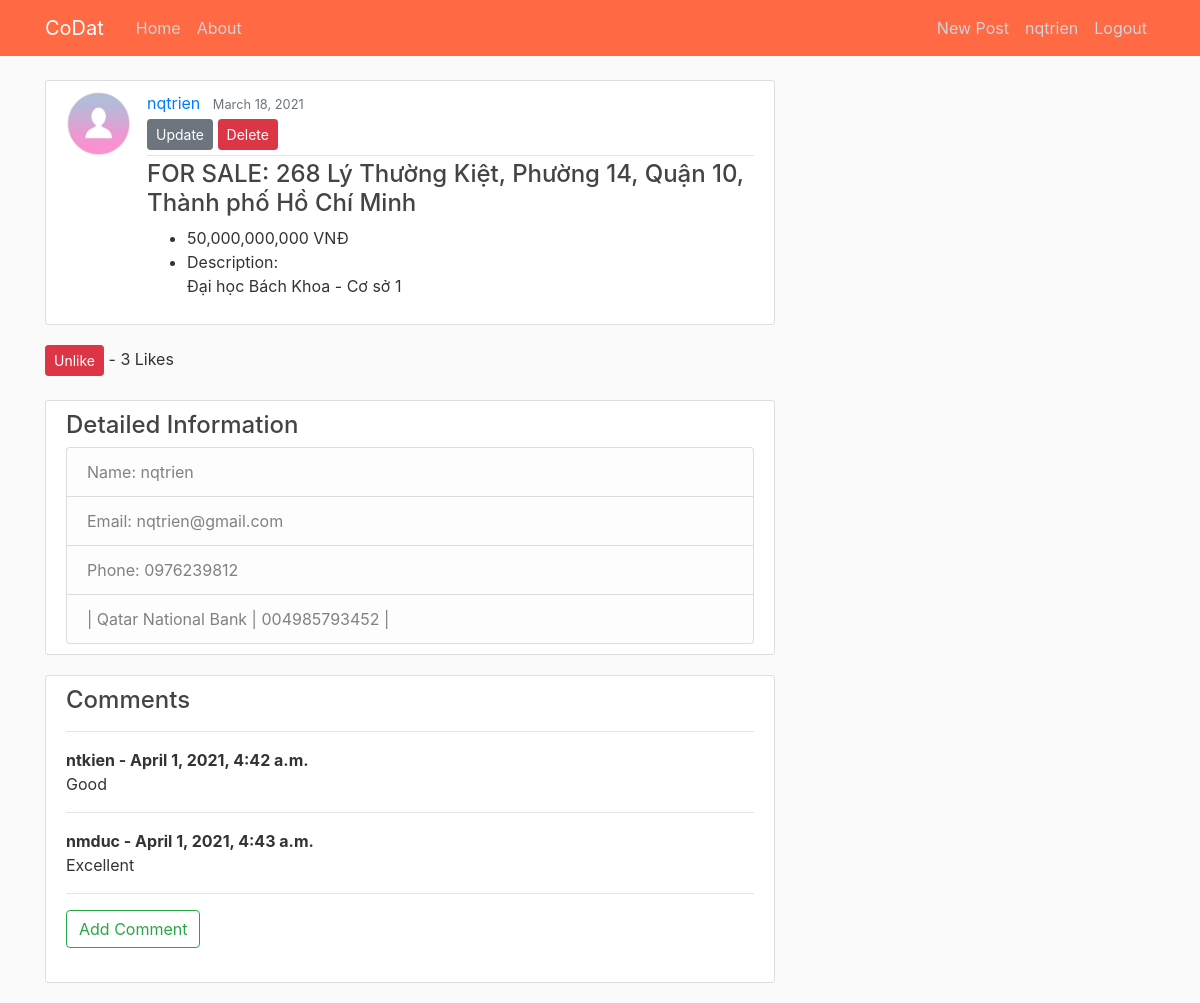
Screenshot of /post/3/ (signed in) with the database file from the repository.
### HomePage/models.py (models this page shows, shortened)
class Post(models.Model):
    status = models.CharField(max_length=10, choices=STATUS)
    price = models.CharField(max_length=20)
    address = models.CharField(max_length=100)
    description = models.TextField()
    date_posted = models.DateTimeField(default=timezone.now)
    author = models.ForeignKey(User, on_delete=models.CASCADE)
    likes = models.ManyToManyField(User, related_name="blog_posts")
    def total_likes(self):
        return self.likes.count()

class Comment(models.Model):
    post = models.ForeignKey(Post, related_name="comments", on_delete=models.CASCADE)
    name = models.CharField(max_length=255)
    body = models.TextField()
    date_added = models.DateTimeField(auto_now_add=True)

### users/models.py (models this page shows, shortened)
class Profile(models.Model):
	user = models.OneToOneField(User, on_delete=models.CASCADE)
	image = models.ImageField(default='default.jpg', upload_to='profile_pics')
	phone_number = models.CharField(max_length=12)
	bank = models.CharField(max_length=30)
	bank_number = models.CharField(max_length=20)

### HomePage/views.py (the view)
# urls.py: path('post/<int:pk>/', PostDetailView.as_view(), name='post-detail'),
class PostDetailView(DetailView):
    model = Post
    def get_context_data(self, *args, **kwargs):
        context = super(PostDetailView, self).get_context_data(*args, **kwargs)
        stuff = get_object_or_404(Post, id=self.kwargs['pk'])
        total_likes = stuff.total_likes()
        liked = False
        if stuff.likes.filter(id=self.request.user.id).exists():
            liked = True
        context["total_likes"] = total_likes
        context["liked"] = liked
        return context

### HomePage/templates/HomePage/post_detail.html (shortened to what this page needs)
{% extends "HomePage/base.html" %}
{% block content %}
    <article class="media content-section">
        <img class="rounded-circle article-img" src="{{ object.author.profile.image.url }}">
        <div class="media-body">
            <div class="article-metadata">
                <a class="mr-2" href="{% url 'user-posts' object.author.username %}">{{ object.author }}</a>
                <small class="text-muted">{{ object.date_posted|date:"F d, Y" }}</small>
                {% if object.author == user %}
                    <div>
                        <a class="btn btn-secondary btn-sm mt-1 mb-1" href="{% url 'post-update' object.id %}">Update</a>
                        <a class="btn btn-danger btn-sm mt-1 mb-1" href="{% url 'post-delete' object.id %}">Delete</a>
                    </div>
                {% endif %}
            </div>
            <h4><a class="article-address" href="{% url 'post-detail' post.id %}">
                {{ post.status }}: {{ post.address }}
            </a></h4>
            <ul>
                <li>{{ post.price }}</li>
                <li>Description:</li>
                <p class="article-description">{{ object.description }}</p>
            </ul>
        </div>
    </article>
    <form action="{% url 'post-like' post.pk %}" method="POST">
        {% if user.is_authenticated %}
            {% if liked %}
                <button type="submit" name="post_id" value="{{ post.id }}" class="btn btn-danger btn-sm">Unlike</button>
            {% else %}
                <button type="submit" name="post_id" value="{{ post.id }}" class="btn btn-primary btn-sm">Like</button>
            {% endif %}
        {% else %}
            <small><a href="{% url 'login' %}?next={{request.path}}">Login</a> to like</small>
        {% endif %}
        - {{ total_likes }} Likes
    </form>
    <br/>
    {% if user.is_authenticated %}
        <div class="content-section">
            <h4>Detailed Information</h4>
            <ul class="list-group">
                <li class="list-group-item list-group-item-light">Name:  {{ object.author.username }}</li>
                <li class="list-group-item list-group-item-light">Email: {{ object.author.email }}</li>
                <li class="list-group-item list-group-item-light">Phone: {{ object.author.profile.phone_number }}</li>
                <li class="list-group-item list-group-item-light">| {{ object.author.profile.bank }} | {{ object.author.profile.bank_number }} |</li>
            </ul>
        </div>
    {% endif %}
    <div class="content-section">
        <h4>Comments</h4>
        <hr>
        {% if not post.comments.all %}
            No Comments Yet
            <br/><br/>
        {% else %}
            {% for comment in post.comments.all %}
                <strong>{{ comment.name }} - {{ comment.date_added }}</strong>
                {{ comment.body }}
                <hr>
            {% endfor %}
        {% endif %}
        {% if user.is_authenticated %}
            <a class="btn btn-outline-success mb-4" href="{% url 'comment-add' post.pk %}">Add Comment</a>
        {% endif %}
    </div>
{% endblock content %}

### HomePage/templates/HomePage/base.html (shortened to what this page needs)
{% load static %}
<!DOCTYPE html>
<html>
<head>
    <link rel="stylesheet" href="https://maxcdn.bootstrapcdn.com/bootstrap/4.0.0/css/bootstrap.min.css">
    <link rel="stylesheet" type="text/css" href="{% static 'HomePage/main.css' %}">
</head>
<body>
    <header class="site-header">
        <nav class="navbar navbar-expand-md navbar-dark bg-steel fixed-top">
            <div class="container">
                <a class="navbar-brand mr-4" href="{% url 'home-page' %}">CoDat</a>
                <div class="collapse navbar-collapse" id="navbarToggle">
                    <div class="navbar-nav mr-auto">
                        <a class="nav-item nav-link" href="{% url 'home-page' %}">Home</a>
                        <a class="nav-item nav-link" href="{% url 'home-about' %}">About</a>
                    </div>
                    <div class="navbar-nav">
                        {% if user.is_authenticated %}
                            <a class="nav-item nav-link" href="{% url 'post-create' %}">New Post</a>
                            <a class="nav-item nav-link" href="{% url 'profile' %}">{{ user.username }}</a>
                            <a class="nav-item nav-link" href="{% url 'logout' %}">Logout</a>
                        {% else %}
                            <a class="nav-item nav-link" href="{% url 'login' %}?next={{request.path}}">Login</a>
                            <a class="nav-item nav-link" href="{% url 'register' %}">Register</a>
                        {% endif %}
                    </div>
                </div>
            </div>
        </nav>
    </header>
    <main role="main" class="container">
        <div class="row">
            <div class="col-md-8">
                {% block content %}{% endblock %}
            </div>
    </main>
</body>
</html>

### HomePage/static/HomePage/main.css (style rules this page uses)
body { background: #fafafa; color: #333333; margin-top: 5rem; }
h1, h2, h3, h4, h5, h6 { color: #444444; }
ul { margin: 0; }
.bg-steel { background-color: #ff6943; }
.site-header .navbar-nav .nav-link { color: #cbd5db; }
.content-section { background: #ffffff; padding: 10px 20px; border: 1px solid #dddddd; border-radius: 3px; margin-bottom: 20px; }
.article-address { color: #444444; }
.article-description { white-space: pre-line; }
.article-img { height: 65px; width: 65px; margin-right: 16px; }
.article-metadata { padding-bottom: 1px; margin-bottom: 4px; border-bottom: 1px solid #e3e3e3 }

### rows the page displays
Post: author.profile.image (placeholder picture), author "nqtrien", date_posted "March 18, 2021", status "FOR SALE", address "268 Lý Thường Kiệt, Phường 14, Quận 10, Thành phố Hồ Chí Minh", price "50,000,000,000 VNĐ", description "Đại học Bách Khoa - Cơ sở 1", author.username "nqtrien", author.email "nqtrien@gmail.com", author.profile.phone_number "0976239812", author.profile.bank "Qatar National Bank", author.profile.bank_number "004985793452"
Comment: name "ntkien", date_added "April 1, 2021, 4:42 a.m.", body "Good"
Comment: name "nmduc", date_added "April 1, 2021, 4:43 a.m.", body "Excellent"

### other values shown
{{ user.username }} "nqtrien"
{{ total_likes }} "3"
